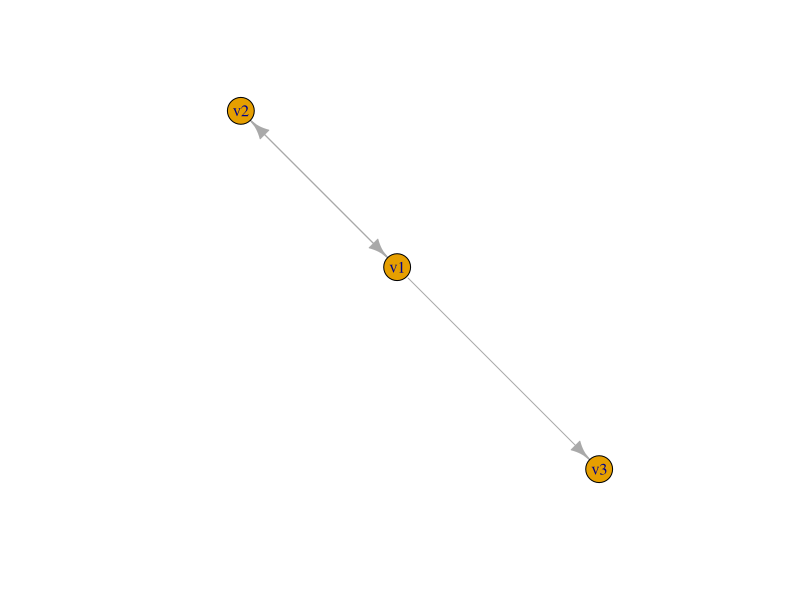
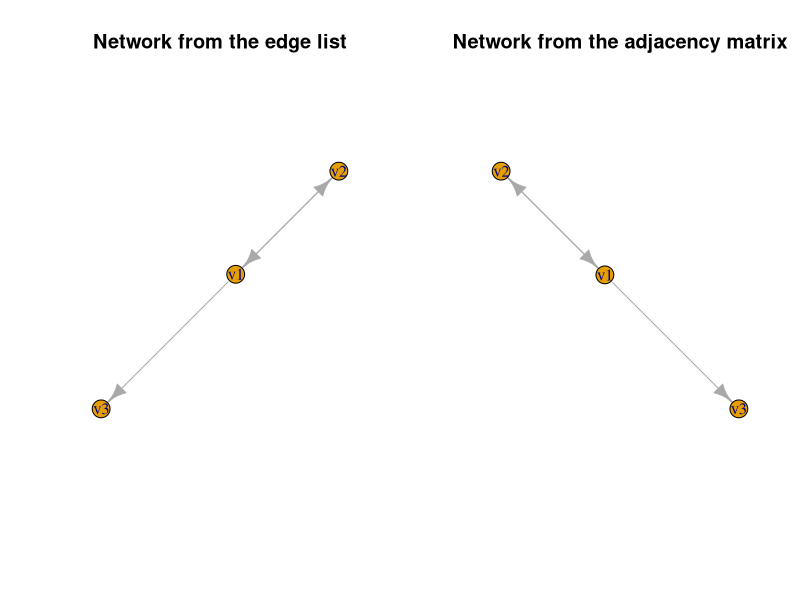
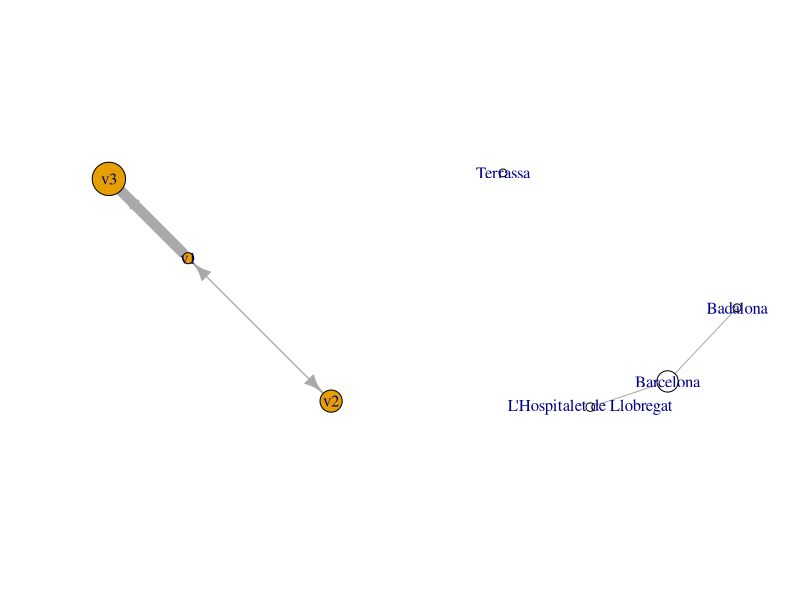

Reproduce these figures in R, in order.
## ---- chunk 1
required_packages <- c("igraph")
## ---- chunk 2
packages_to_install <- required_packages[!(required_packages %in% installed.packages()[,"Package"])]
if(length(packages_to_install)) install.packages(packages_to_install)
## ---- chunk 3
invisible(lapply(required_packages, library, character.only = TRUE))
## ---- chunk 4
example_el <- matrix(c(c("v1","v1","v2"), # these are the sources 
               c("v2","v3","v3")),# these are the targets
               ncol=2)
example_g <- graph_from_edgelist(example_el, directed = TRUE)
example_al <- as_adj_edge_list(example_g)
## ---- chunk 5
# record info in an edgelist
el <- matrix(c(c("v1","v1","v2"), # these are the sources 
               c("v2","v3","v1")),# these are the targets
             ncol=2)

# convert into a graph
el_g <- graph_from_edgelist(el, directed = TRUE)
V(el_g)
E(el_g)

# plot the graph
plot(el_g)
## ---- chunk 6
al <- as_adj_edge_list(el_g)
## ---- chunk 7
# define the adjacency matrix of the network
am <- matrix(c(0,1,1,1,0,0,0,0,0), ncol=3, byrow=TRUE)
rownames(am) <- c("v1","v2","v3")
colnames(am) <- c("v1","v2","v3")

# create a network from the adjacency matrix
am_g <- graph_from_adjacency_matrix(am)
## ---- chunk 8
# check that the graphs are identical
identical_graphs(am_g,el_g)

# plot them together
par(mfrow=c(1,2))
plot(el_g, main = "Network from the edge list")
plot(am_g, main = "Network from the adjacency matrix")
## ---- chunk 9
# add vertex to the graph
el_2_g<- add.vertices(el_g,1,name="v4")
# define edgelist
el_2 <- as_edgelist(el_2_g)
# compare with original edgelist
all(el==el_2)

# add vertex to adjacency matrix
am_2 <- rbind(am,v4=0)
am_2 <- cbind(am_2,v4=0)
# create network out of it
am_2_g <- graph_from_adjacency_matrix(am_2)

# compare the modified networks
identical_graphs(am_2_g,el_2_g)
## ---- chunk 10
# define attribute dataframes
node_attributes_df <- data.frame(name = c("v1","v2","v3"), size = c(10,20,30))
edge_attributes_df <- data.frame(weight = c(1,10,1))

# assign attributes
V(am_g)$size <- node_attributes_df$size
E(am_g)$weight <- edge_attributes_df$weight

# check that they have been assigned
vertex_attr(am_g)
edge_attr(am_g)

# plot the graph
plot(am_g, 
     vertex.size = V(am_g)$size,
     edge.width = E(am_g)$weight)
## ---- chunk 11
# define columns of the dataframe 
city <- c("Barcelona","L'Hospitalet de Llobregat","Terrassa","Badalona")
pop <- c(1664182,269382,223627,223166)
lon <- c(2.176944, 2.1, 2.013, 2.246111)
lat <- c(41.382778, 41.359722, 41.57, 41.448889)

# define dataframe
city_pop_df <- data.frame(city,pop,lon,lat)

# initialise "category" column 
city_pop_df$category <- NA

# define function to associate a category to the population
which_category <- function(x){
  try(if(!is.numeric(x)) stop("The input must be a numerical value"))
  if (x >= 1000000){category <- "large"}
  else if (x < 1000000 & x>= 250000){category <- "medium"}
  else if (x < 250000){category <- "small"}
  return(category)
}

# assign a category to each city using the above function
for (i in 1:nrow(city_pop_df)) {
  city_pop_df$category[i] <- which_category(city_pop_df$pop[i])
}

# transform the column into factors
city_pop_df$category <- factor(city_pop_df$category)
## ---- chunk 12
# find number of cities
n_cities <- nrow(city_pop_df)

# initialise matrix of longitude differences
lon_diff <- matrix(NA, 
                   ncol = n_cities,
                   nrow = n_cities)
colnames(lon_diff) <- city_pop_df$city
rownames(lon_diff) <- city_pop_df$city

# initialise matrix of latitude differences
lat_diff <- lon_diff

# check that pairs of nodes
for (i in 1:n_cities) {
  for (j in 1:n_cities) {
    lon_diff[i,j] <- abs(city_pop_df[i,"lon"]-city_pop_df[j,"lon"])
    lat_diff[i,j] <- abs(city_pop_df[i,"lat"]-city_pop_df[j,"lat"])
    lon_diff[i,i] <- Inf # ensure that the cities are not connected to themselves
  }
}

# derive adj matrix
adj_matrix <- (lat_diff<0.1) * (lon_diff<0.1)

# define network out of it
city_network <- graph_from_adjacency_matrix(adj_matrix, mode = "undirected")

# assign attributes
V(city_network)$city <- city_pop_df$city
V(city_network)$pop <- city_pop_df$pop
V(city_network)$lon <- city_pop_df$lon
V(city_network)$lat <- city_pop_df$lat
V(city_network)$category <- as.character(city_pop_df$category)


# plot graph
plot(city_network, 
     vertex.size = sqrt(V(city_network)$pop/5000),
     vertex.color = as.numeric(V(city_network)$category)+1,
     layout = cbind(V(city_network)$lon,V(city_network)$lat)
     )
## ---- chunk 13
# save as graphml
write_graph(city_network,"city_network.graphml",format="graphml")

# read the same
city_network_read<- read_graph("city_network.graphml", format ="graphml") # note: it adds an id attribute
